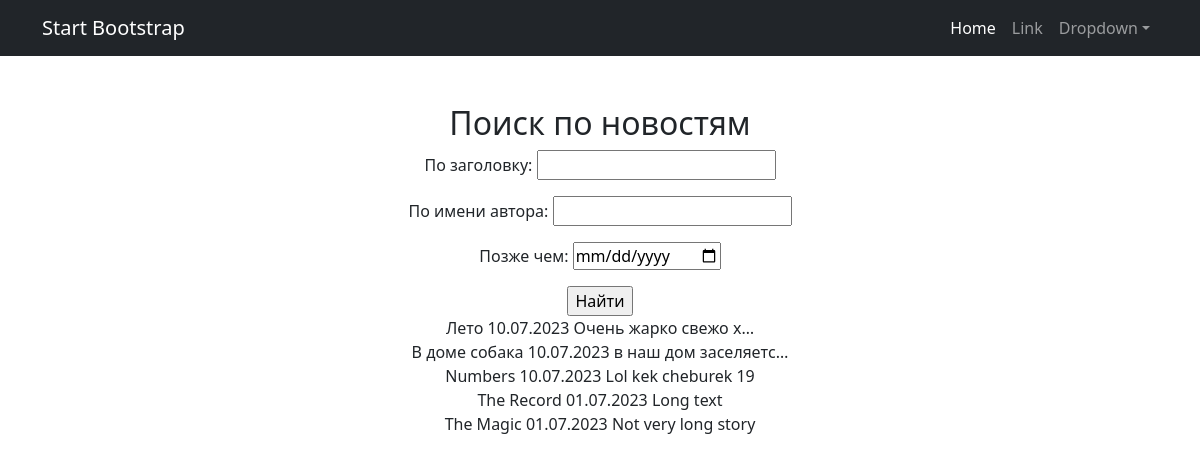
Page /posts/search/ on the earlier database version.
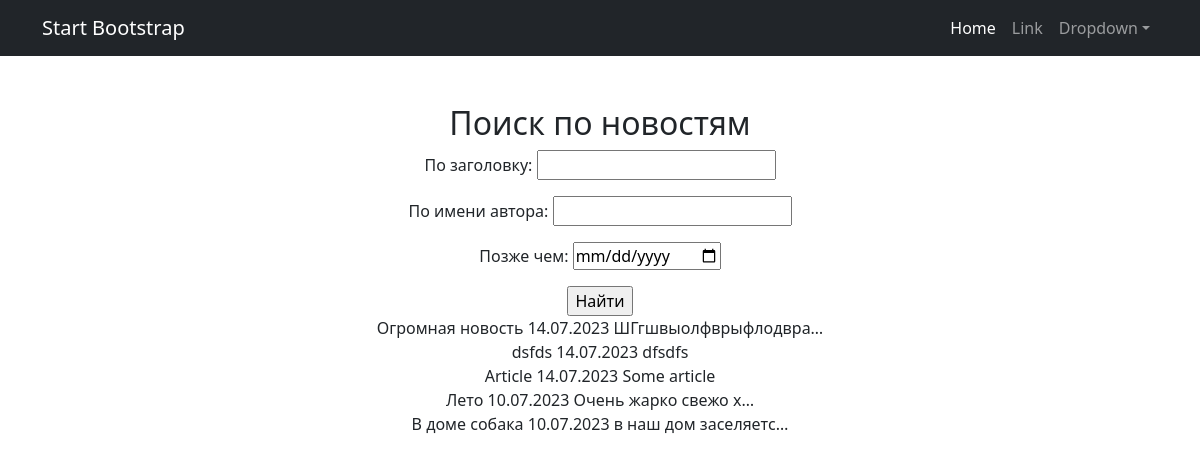
Same page on the later database version.
### news/models.py (models this page shows, shortened)
class Post(models.Model):
    post_author = models.ForeignKey(Author, on_delete=models.CASCADE)
    post_category = models.ManyToManyField(Category)
    article = 'A'
    news = 'N'
    POSITIONS = [
        (article, 'Статья'),
        (news, 'Новость'),
    ]
    category = models.CharField(max_length=1, choices=POSITIONS, default=news)
    date_created = models.DateField(auto_now_add=True)
    title = models.CharField(max_length=50)
    content = models.TextField()
    post_rate = models.IntegerField(default=0)

### news/views.py (the view)
# urls.py: path('search/', NewsSearch.as_view(), name='post_search'),
class NewsSearch(ListView):
    model = Post
    template_name = 'post_search.html'
    context_object_name = 'post_search'
    ordering = ['-date_created']
    paginate_by = 5
    def get_queryset(self):
        queryset = super().get_queryset()
        self.filterset = PostFilter(self.request.GET, queryset)
        return self.filterset.qs
    def get_context_data(self, **kwargs):
        context = super().get_context_data(**kwargs)
        context['filterset'] = self.filterset
        return context

### templates/post_search.html (shortened to what this page needs)
{% extends 'flatpages/default.html' %}
{% block content %}
    <h2>Поиск по новостям</h2>
    <form action="" method="get">
        {{ filterset.form.as_p }}
        <input type="submit" value="Найти"/>
    </form>
    {% for post in post_search %}
     <div>
     {{ post.title }}
     {{ post.date_created|date:'d.m.Y' }}
     {{ post.content|truncatechars:20 }}
     </div>
    {% endfor %}
{% endblock content %}

Differences in the rows shown:
no longer on this page (row unchanged): Post: title "Numbers", date_created "10.07.2023", content "Lol kek cheburek 19"
no longer on this page (row unchanged): Post: title "The Record", date_created "01.07.2023", content "Long text"
no longer on this page (row unchanged): Post: title "The Magic", date_created "01.07.2023", content "Not very long story"
added Post: title "Огромная новость", date_created "14.07.2023", content "ШГгшвыолфврыфлодвра…"
added Post: title "dsfds", date_created "14.07.2023", content "dfsdfs"
added Post: title "Article", date_created "14.07.2023", content "Some article"
